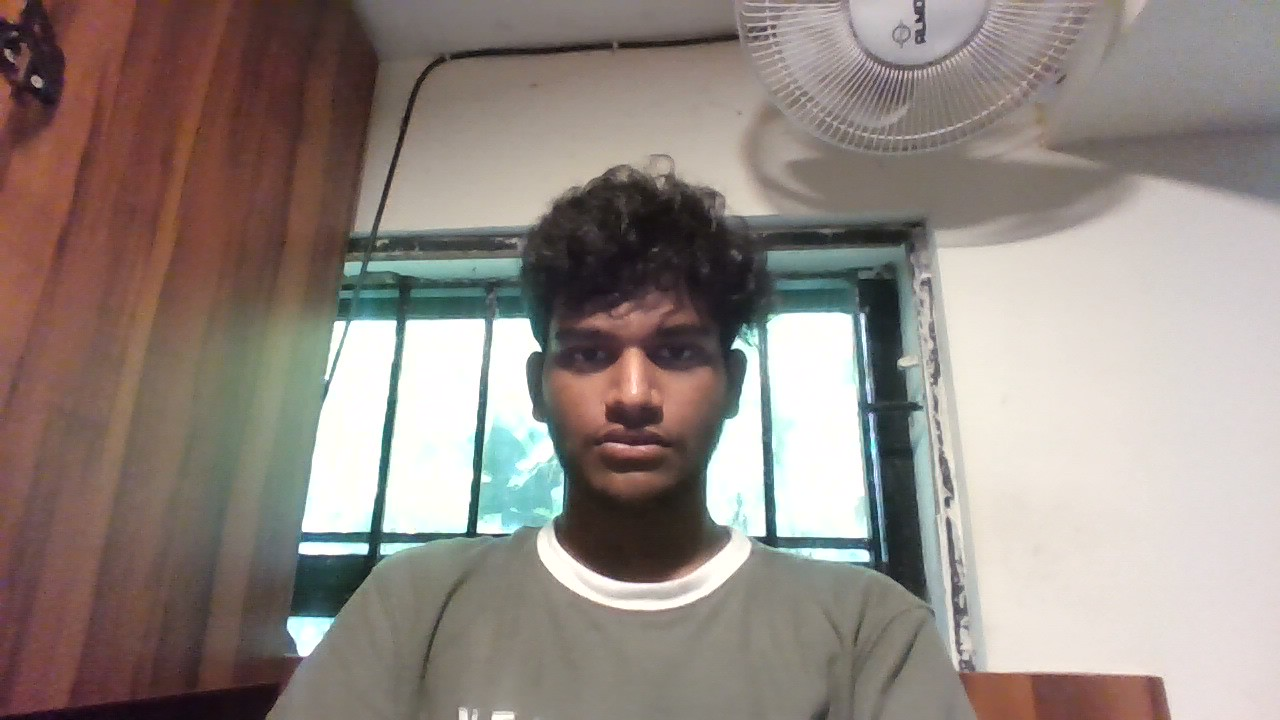
#> input picture 12expshr.jpg.jpg, 1280 x 720 px
$ jupyter execute 'exp12 (4).ipynb'
#> lines starting #> are read from the running program, lines starting #| are printed output that depends on the picture; after the words box and inside, x2 and y2 are one past the last pixel; in counts of white or black regions, pixels touching at a corner belong together
# EXP-12 -PROJECT: Face Detection with Haar Cascades
## Name : JANA SHRAVIN S
## Regno : 212224243003
## Date : 06.09.2026

[cell 1]
import cv2
import matplotlib.pyplot as plt

# Read image
image = cv2.imread("12expshr.jpg.jpg")
#> image is the input picture: shape (720, 1280, 3); mean B, G, R 130.2, 136.2, 146.9

# Convert to grayscale
gray = cv2.cvtColor(image, cv2.COLOR_BGR2GRAY)
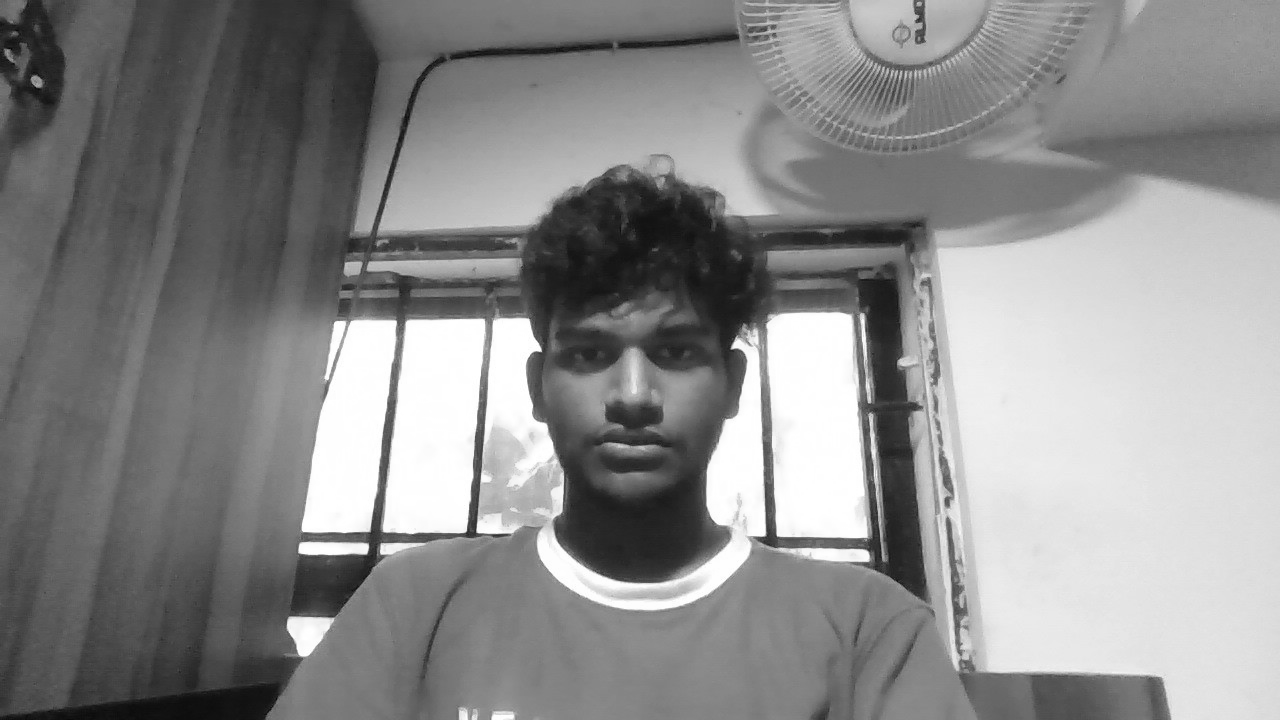
#> gray: shape (720, 1280); min 4, max 255, mean 138.7

# Load cascade
face_cascade = cv2.CascadeClassifier(
    "haarcascade_frontalface_default.xml"
)

# Detect faces
faces = face_cascade.detectMultiScale(
    gray,
    scaleFactor=1.1,
    minNeighbors=5
)
#> faces = [[514, 261, 239, 239]]

# Draw rectangles
for (x, y, w, h) in faces:
    cv2.rectangle(image, (x, y), (x + w, y + h), (255, 0, 0), 2)
#> this loop made 1 pass
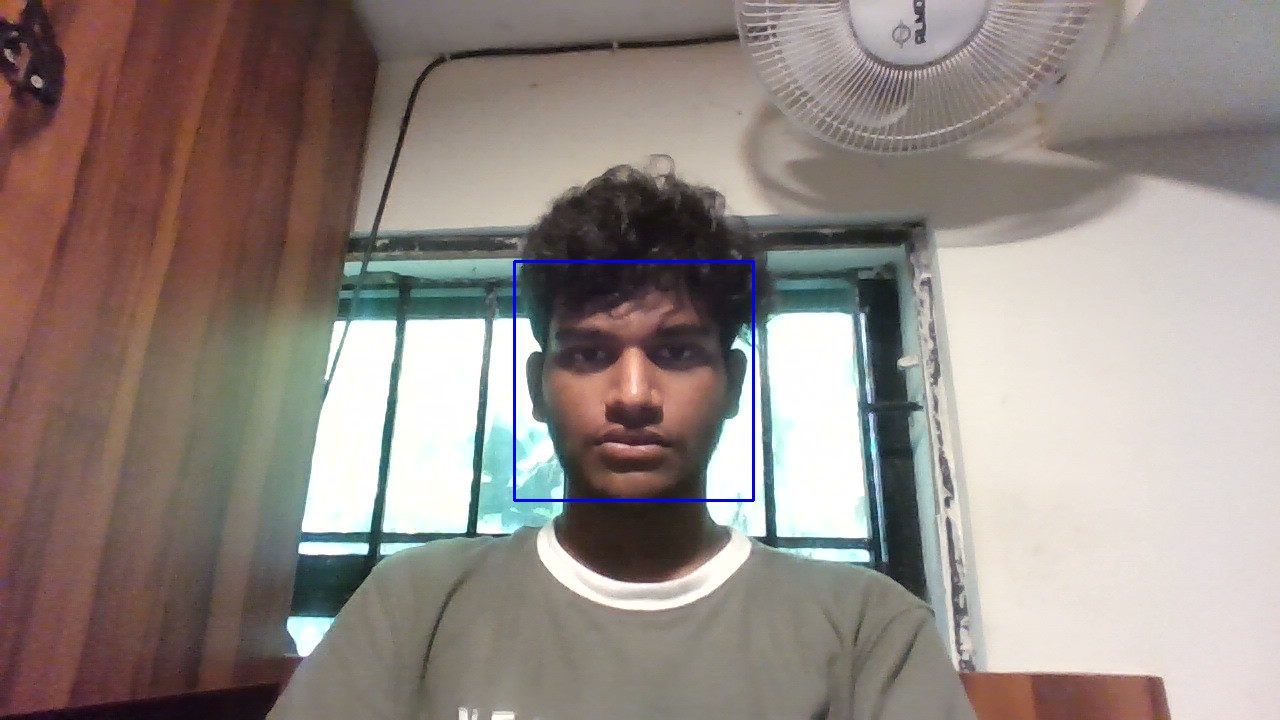
#> image: shape (720, 1280, 3); 0.31% of pixels changed, all inside (x1, y1, x2, y2) = (513, 260, 755, 502)

# Convert BGR to RGB for matplotlib
image_rgb = cv2.cvtColor(image, cv2.COLOR_BGR2RGB)

# Display image
plt.figure(figsize=(8, 6))
plt.imshow(image_rgb)
plt.axis("off")
plt.title(f"Faces Detected: {len(faces)}")
plt.show()
